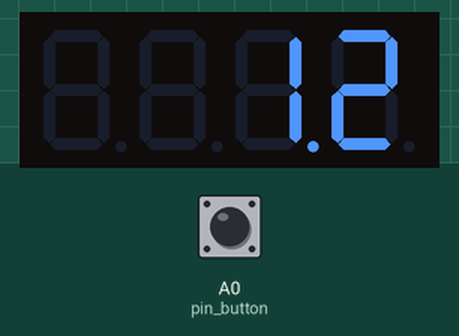
Bench run of a sketch on a simulated Arduino Uno, built with avr-gcc and run on an emulated ATmega328P. Parts: 4-digit seven-segment display. The inputs (shaded band) are chosen by the test bench; at power-on: A0 (pin_button) LOW.

Above: at 1.25 s.
1.3 s: A0 (pin_button) pulled HIGH for 0.15 s
At 1.35 s:
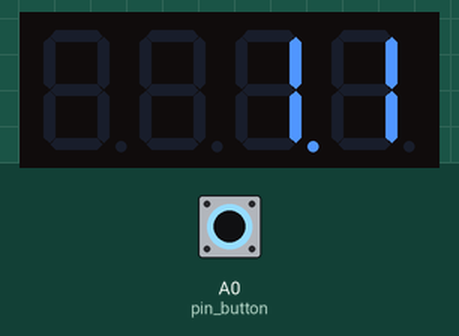
2.0 s: A0 (pin_button) pulled HIGH for 1 s
At 2.05 s:
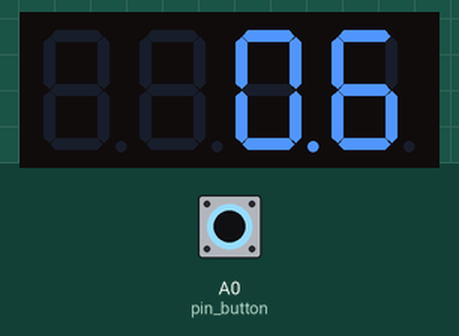
3.6 s: A0 (pin_button) pulled HIGH for 0.15 s
At 3.65 s:
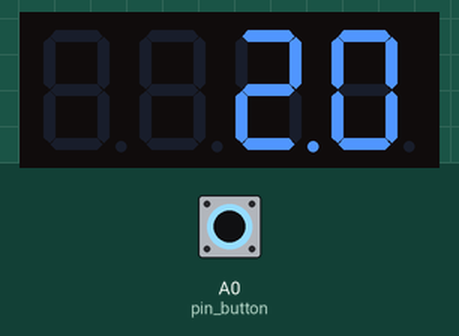
4.3 s: A0 (pin_button) pulled HIGH for 1 s
At 4.35 s:
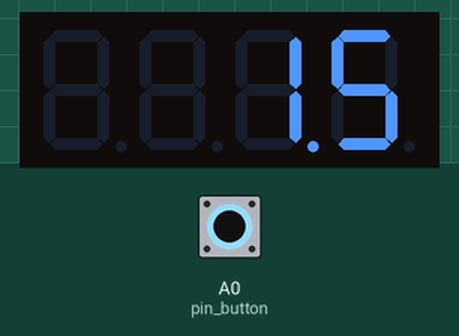
Timing chart, 0 to 6.9 s (numbered marks = the images above; inputs shaded):
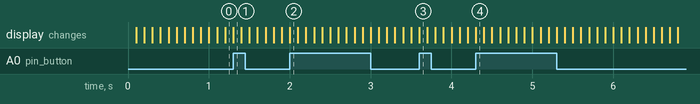

The sketch:

EX_38_02.ino
```cpp
#include "SevSeg.h"

SevSeg sevseg;        // 7세그먼트 표시장치 제어 객체
unsigned long time_previous;    // 갱신 시간
int count = 0;        // 표시할 카운터값
int INTERVAL = 100;       // 0.1초 간격으로 카운터 증가

boolean PRESSED = HIGH;
int pin_button = A0;
boolean state_previous = !PRESSED;
boolean state_current;

int step = 1;

void setup() {
  byte dPins[] = {10, 11, 12, 13};    // 자리 선택핀
  byte sPins[] = {2, 3, 4, 5, 6, 7, 8, 9};  // 세그먼트 제어핀
  bool leadingZeros = false;    // 선행 영(leading zero) 없음
  bool disableDecPoint = false;   // 소수점 사용함

  sevseg.begin(COMMON_CATHODE, 4, dPins, sPins, true, false,
               leadingZeros, disableDecPoint); // 7세그먼트 제어 객체 초기화
  time_previous = millis();

  pinMode(pin_button, INPUT);
}

void loop() {
  state_current = digitalRead(pin_button);

  if (state_current == PRESSED) {
    if (state_previous == !PRESSED) {
      state_previous = PRESSED;
      step *= -1;
    }
  }
  else {
    state_previous = !PRESSED;
  }

  unsigned long time_current = millis();

  // INTERVAL 이상의 시간이 지나면 카운터를 증가시킴
  if (time_current - time_previous >= INTERVAL) {
    time_previous = time_current;

    count = count + step;
    if (count == 10000) {
      count = 0;
    }
    else if (count == -1) {
      count = 9999;
    }

    // 7세그먼트에 표시할 숫자 변경, 소수점 이하 1자리
    sevseg.setNumber(count, 1);
  }

  sevseg.refreshDisplay();      // 7세그먼트에 표시
}
```
